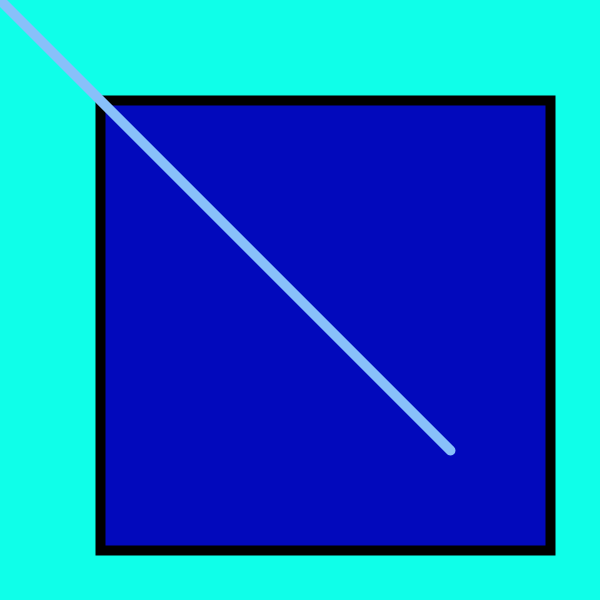
Frame 1 (no input)
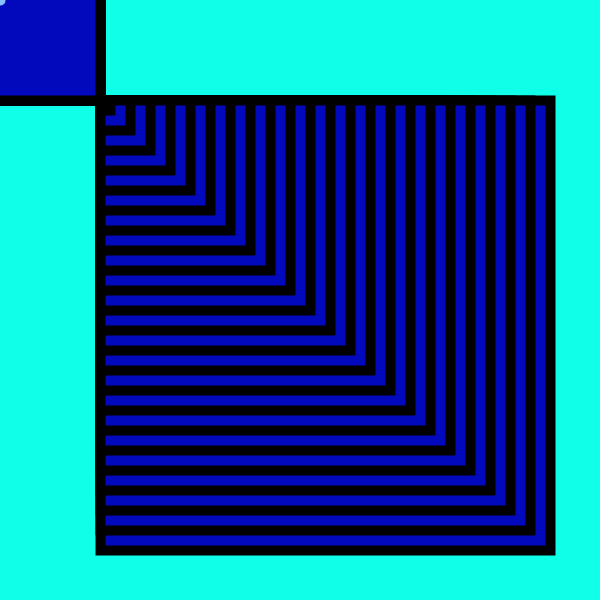
Frame 60 (the mouse pressed at the canvas centre just before this capture)
Frame 120 (the mouse held since frame 60 and released just before this capture): identical to frame 60, image omitted

The Processing sketch that drew these frames (run headless with seeded random() and noise(); from frame 60 on, the mouse is pressed at the canvas centre):

// Processing sketch: learning
// ── learning.pde
void settings() {
  size(600, 600);
}

void setup() {
  background(#0FFFE9);
}
float claire = 450;
void draw () {
  fill(#0209BC);
  stroke(0);
  strokeWeight(10);
  rect(100, 100, claire, claire);

  stroke(#88C0FA);
  line(0, 0, claire, claire);
  
  claire = claire - 20;
}
